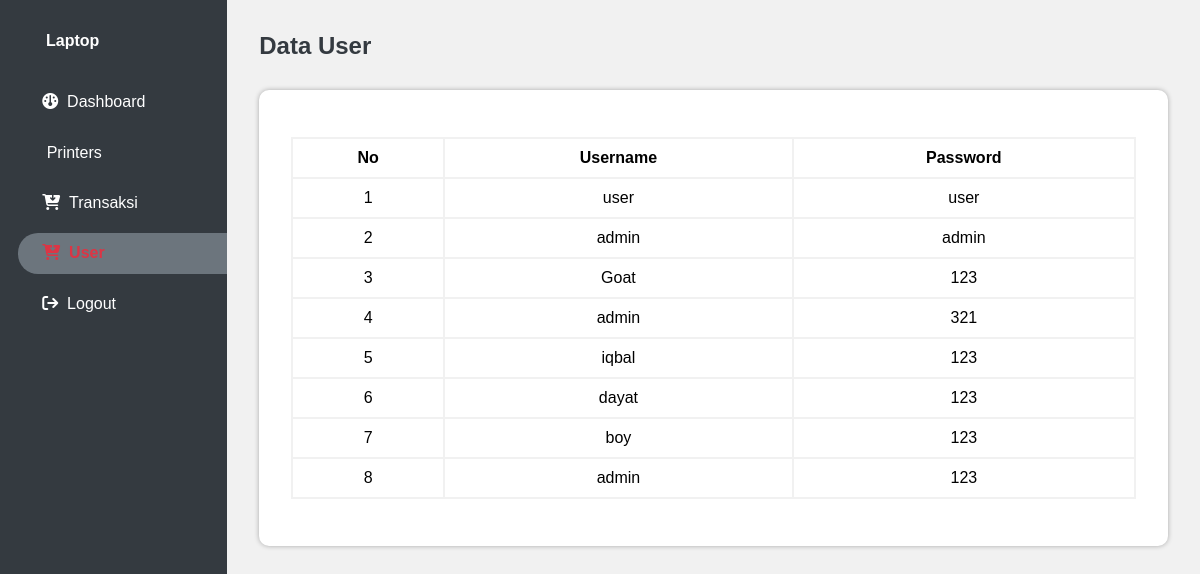
The page /laptoop222/admin/user.php on the database its author committed.
### tables this page shows
CREATE TABLE `user` (
  `idUser` int(10) NOT NULL,
  `Username` varchar(50) DEFAULT NULL,
  `roles` int(11) DEFAULT NULL,
  `Password` varchar(10) DEFAULT NULL
);

### laptoop222/admin/user.php (the view, shortened to what this page needs)
<!DOCTYPE html>
<html lang="en">
<head>
    <link rel="stylesheet" href="../css/side.css">
    <link rel="stylesheet" href="../css/prouk.css">
</head>
<body>
<div class="sidebar">
        <h4 class="sidebar-brand">Laptop</h4>
        <ul>
        <li>
                <a href="dashboard.php"><i class="fas fa-tachometer-alt-average"></i> &nbsp;Dashboard</a>
            </li>
            <li>
                <a href="../product/index.php"><span class="iconify icon-brand" data-icon="bi:printer-fill"></span> &nbsp;Printers</a>
            </li>
            <li>
                <a href="../transaksi"><i class="fas fa-cart-arrow-down"></i> &nbsp;Transaksi</a>
            </li>
            <li class="active">
                <a href="user.php"><i class="fas fa-cart-arrow-down"></i> &nbsp;User</a>
            </li>
            <li>
                <a href="../logout.php" onclick="return confirm('Apakah Kamu Yakin Ingin Keluar ?')"> <i class="fa-solid fa-arrow-right-from-bracket"></i> &nbsp;Logout</a>
            </li>
        </ul>
    </div>
    <main>
        <div class="section-title">
            Data User
        </div>
        <div class="row">
            <div class="card mt-5">
                <div class="table-responsive">
                    <table border="1px">
                        <tr>
                            <th>No</th>
                            <th>Username</th>
                            <th>Password</th>
                        </tr>
                        <?php
                        include "../database/koneksi.php";
                        $query = "SELECT * FROM user ORDER BY idUser ASC";
                        $result = mysqli_query($koneksi, $query);
                        $no = 1;
                        while ($data = mysqli_fetch_array($result))  { ?>
                            <tr>
                                <td><?php echo $no++; ?></td>
                                <td><?php echo $data['Username'] ?></td>
                                <td><?php echo $data['Password'] ?></td>
                            </tr>
                        <?php
                        }
                        ?>
                    </table>
                </div>
            </div>
        </div>
    </main>
</body>
</html>

### laptoop222/css/side.css (style rules this page uses)
* { margin: 0; padding: 0; font-family: Arial, Helvetica, sans-serif; }
:root { --hex: #80080; --white : #fff; --navy: #2877EE; --hex: #ab14c2; --info: #17a2b8; --success: #28a745; --warning: #ffc107; --danger: #dc3545; --dark: #343a40; --secondary: #6c757d; }
.mt-5 { margin-top: 30px; }
body { width: 100%; overflow-x: hidden; background-color: #f1f1f1; min-height: 100vh; display: flex; justify-content: space-between; }
.sidebar { background-color: var(--dark); min-height: 100vh; width: 20%; }
.sidebar-brand { color: var(--white); display: flex; align-items: center; margin-left: 30px; padding: 2em 1em; }
.sidebar ul { list-style: none; }
.sidebar ul li { display: flex; width: 92%; align-items: center; float: right; margin-bottom: 10px; }
.sidebar ul .active a { color: var(--danger); background-color: var(--secondary); transition: .2s all; font-weight: 600; }
.sidebar ul li a { padding: .7em 1.5em; width: 100%; text-decoration: none; border-top-left-radius: 20px; border-bottom-left-radius: 20px; color: var(--white); }
main { width: 80%; min-height: 100vh; display: flex; padding: 2em; flex-direction: column; }
.section-title { color: var(--dark); font-weight: 600; font-size: 24px; text-transform: capitalize; }

### laptoop222/css/prouk.css (style rules this page uses)
.card { display: flex; justify-content: center; flex-direction: column; background: #FFF; border-radius: 10px; width: 100%; height: 100%; box-shadow: 0 0 5px rgba(0, 0, 0, .3); }
.table-responsive { padding: 2em; }
table { width: 100%; margin-top: 1m; padding: 2em; border-collapse:collapse; caption-side:bottom; }
table, th, td { border: solid 2px #f1f1f1; padding: 10px; }
td { text-align: center; }

### rows shown on the page
user: Username "user", Password "user"
user: Username "admin", Password "admin"
user: Username "Goat", Password "123"
user: Username "admin", Password "321"
user: Username "iqbal", Password "123"
user: Username "dayat", Password "123"
user: Username "boy", Password "123"
user: Username "admin", Password "123"
